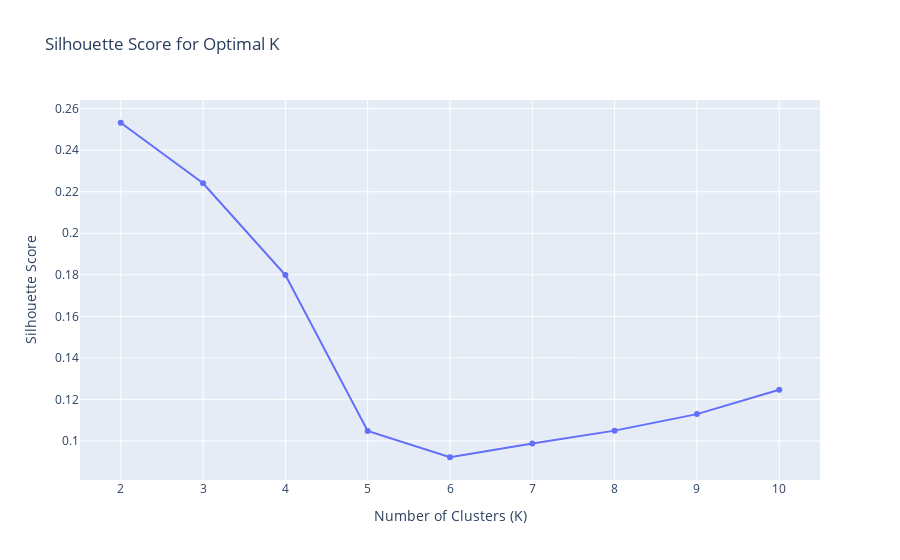

Write notebook code for a chart like this one.
### Code cell
# Silhouette Score 계산 : elobow method 아이디어는 비슷 / 두 가지 값을 보고 적절한 k 찾기
silhouette_list = []
for k in k_range:
    kmeans = KMeans(n_clusters=k, random_state=42, n_init='auto')
    cluster_labels = kmeans.fit_predict(X_processed)
    score = silhouette_score(X_processed, cluster_labels)
    silhouette_list.append(score)

# Silhouette Score 시각화
fig = px.line(x=k_range, y=silhouette_list, title='Silhouette Score for Optimal K',
              markers=True, labels={'x': 'Number of Clusters (K)', 'y': 'Silhouette Score'})
fig.show()

### Figure 1 — Plotly figure (JSON) as saved in the notebook; plotly's stock layout.template omitted (floating-point values rounded to 4 significant figures)
{"data": [{"hovertemplate": "Number of Clusters (K)=%{x}<br>Silhouette Score=%{y}<extra></extra>", "legendgroup": "", "line": {"color": "#636efa", "dash": "solid"}, "marker": {"symbol": "circle"}, "mode": "lines+markers", "name": "", "orientation": "v", "showlegend": false, "type": "scatter", "x": [2, 3, 4, 5, 6, 7, 8, 9, 10], "xaxis": "x", "y": [0.2532, 0.2241, 0.1799, 0.1048, 0.09214, 0.0988, 0.105, 0.1129, 0.1246], "yaxis": "y"}], "layout": {"legend": {"tracegroupgap": 0}, "title": {"text": "Silhouette Score for Optimal K"}, "xaxis": {"anchor": "y", "domain": [0, 1], "title": {"text": "Number of Clusters (K)"}}, "yaxis": {"anchor": "x", "domain": [0, 1], "title": {"text": "Silhouette Score"}}}}
